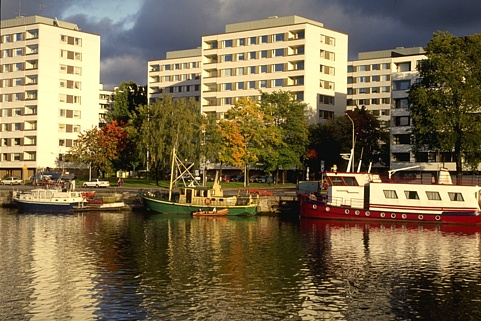
%> input picture train_images_P1/amsterdam.jpg, 481 x 321 px
$ octave TestScript_P1.m   (GNU Octave 9; MATLAB toolbox functions it lacks are replaced by stand-ins)
%> lines starting %> are read from the running program, lines starting %| are printed output that depends on the picture
### cannyEdge.m
 function E = cannyEdge(I)
%% Canny edge detector
% Author: Harshal Godhia
%  Input: A color image I = uint8(X, Y, 3), where X, Y are two dimensions of the image
%  Output: An edge map E = logical(X, Y)
%%  To DO: Write three functions findDerivatives, nonMaxSup, and edgeLink to fulfill the Canny edge detector.

%% Convert the color image to gray scale image
%  Output I = uint8(X, Y)
try
    I = rgb2gray(I);
catch
end

%% Construct 2D Gaussian filter
Gx = normpdf([-5:1:5], 0, 1);
Gy = normpdf([-5:1:5], 0, 1)';
%% Compute magnitutde and orientation of derivatives
% [4 lines of commented-out code are left out]
[J, theta, Jx, Jy] = findDerivatives(I, Gx, Gy);
visDerivatives(I, J, Jx, Jy);

%% Detect local maximum
%  M = logical(X, Y), the edge map after non-maximal suppression
M = nonMaxSup(J, theta);
figure; imagesc(M); colormap(gray);

%% Link edges
%  E = logical(X, Y), the final edge map
E = edgeLink(M, J, theta);
figure; imagesc(E); colormap(gray);
end

 function [J, theta, Jx, Jy] = findDerivatives(I, Gx, Gy)
    I = double(I);
    Gfilter = conv2(Gx, Gy, 'full');
    dx = [1 -1];
    dy = [1 -1]';
    %Ismooth = conv2(I, Gfilter, 'same');
    Gfilterx = conv2(Gfilter, dx, 'same');
    Gfiltery = conv2(Gfilter, dy, 'same');

    Jx = conv2(I, Gfilterx, 'same');
    Jy = conv2(I, Gfiltery, 'same');

    % [5 lines of commented-out code are left out]

    J = sqrt(Jx.*Jx + Jy.*Jy);
    theta = atan2(Jy, Jx);
 end

 function M = nonMaxSup(J, theta)
    [nr,nc] = size(J);
    M = false(nr,nc);
    [Ymesh1, Xmesh1] = meshgrid(1:nc, 1:nr);
    [Ymesh2, Xmesh2] = meshgrid(1:nc, 1:nr);

    Xco1 = Xmesh1 - sin(theta);
    Yco1 = Ymesh1 + cos(theta);
    interp_p1s = interp2(J', Xco1, Yco1);

    Xco2 = Xmesh2 + sin(theta);
    Yco2 = Ymesh2 - cos(theta);
    interp_p2s = interp2(J', Xco2, Yco2);

    for i = 1:nr
        for j = 1:nc
            pa = interp_p1s(i, j);
            pb = interp_p2s(i, j);
            if J(i,j) > pa && J(i,j) > pb
                M(i,j) = 1;
            end
        end
    end
 end

 function E = edgeLink(M, J, theta)
 mean_val = mean(J(:));
 J = J.*M;  %use the edgemap and magnitude to modify edge
 %fprintf('max val: %.2f\n', mean_val);
 low_th_const = 0.55*mean_val;
 high_th_const = 1.55*mean_val;
 %fprintf('lowh:%.2f\n', low_th_const);
 %fprintf('high:%.2f\n', high_th_const);
 E = false(size(J));
 low_ind = J < low_th_const;
 high_ind = J > high_th_const;
 %fprintf('no of high %i ', nnz(high_ind));
 %fprintf('no of low %i ', nnz(low_ind));
 E(low_ind) = 0;
 E(high_ind) = 1;

 J(low_ind) = 0;
 J(high_ind) = 1;
 %fprintf('inter elem %.2f\n', nnz(J > 0 & J ~= 1 ));
 %fprintf('beforelo:%.2f\n', nnz(E == 1));

 for x = 1:size(J,1)
     for y = 1:size(J,2)
         if J(x,y) == 1 %if this is a strong pixel, extend it to neighbors who are weak
             visited = zeros(size(J));
             [E, ~] = extendEdge(E, J, theta, x, y, visited);
         end
     end
 end
 %fprintf('after:%.2f\n', nnz(E == 1));
 end

 % [21 lines left out: function getDiscretePoints, not called in this run]
 %here x, y are locations of a strong pixel whose edge we extend
 % [21 lines left out: function extendEdge, not called in this run]

### visDerivatives.m
function visDerivatives(I, J, Jx, Jy)
%% Visualize magnitude and orientation of derivatives

figure; imagesc(J); colormap(gray);
figure; imagesc(Jx); colormap(gray);
figure; imagesc(Jy); colormap(gray);


%% Visualize orientation of derivatives
[cnt, val] = hist(J(:), 100);
thr = val(find(cumsum(cnt)/sum(cnt)<0.95, 1, 'last'));

[x, y] = meshgrid(1:size(I,2), 1:size(I,1));
Jx(J<thr) = 0;
Jy(J<thr) = 0;
figure; imshow(I); hold on
quiver(x, y, Jx, Jy,'AutoScale', 'off');
hold off

end

### TestScript_P1.m
%%CIS 581 Project 1 Test Script - Fall 2013
% This script passes input similar to what will be tested to the functions
% and tests that the output is in the correct format.
% This is not a test of correctness of the operations themselves

pass = true;

%% Canny Edge Test
I = imread('train_images_P1/amsterdam.jpg');
%> I is the input picture: size 321x481x3 uint8; mean R, G, B 122.2, 106.8, 75.3

E = cannyEdge(I);
%> in findDerivatives, `theta = atan2(Jy, Jx);`:
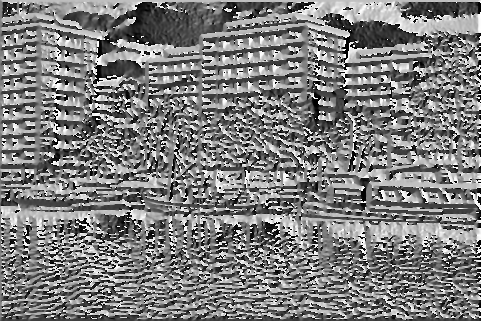
%> theta: size 321x481 double; min -3.14, max 3.14, mean -0.0425; drawn with min black and max white
%> in visDerivatives, `[cnt, val] = hist(J(:), 100);`: cnt = 100 values, max 15978 at index 1, min 0 at index 92, mean 1544; val = 100 values from 0.461 to 91.77
%> in visDerivatives, `thr = val(find(cumsum(cnt)/sum(cnt)<0.95, 1, 'last'));`: thr = 36.43
%> in cannyEdge, `visDerivatives(I, J, Jx, Jy);`:
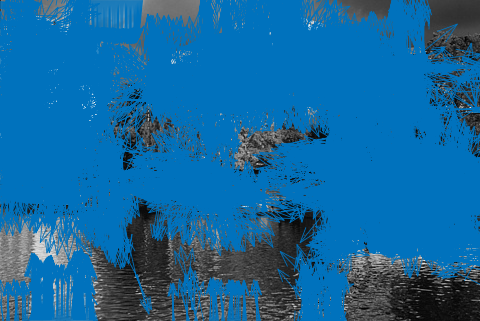
%> figure redrawn from the program's plot data
%> in nonMaxSup, `Yco1 = Ymesh1 + cos(theta);`:
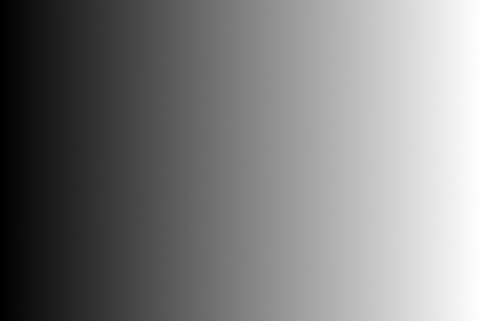
%> Yco1: size 321x481 double; min 1, max 480.4, mean 241; drawn with min black and max white
%> after the loop in nonMaxSup, `for i = 1:nr`:
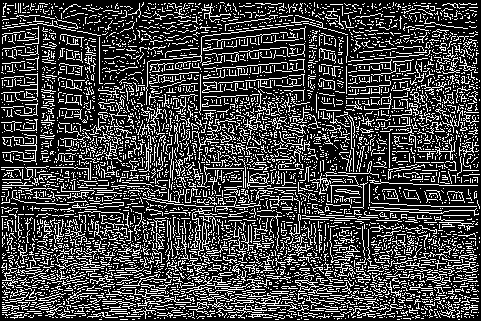
%> M: size 321x481 logical; 26.1% white in thin lines or dots
%> in edgeLink, `mean_val = mean(J(:));`: mean_val = 11.15
%> in edgeLink, `low_th_const = 0.55*mean_val;`: low_th_const = 6.13
%> in edgeLink, `high_th_const = 1.55*mean_val;`: high_th_const = 17.29
%> in edgeLink, `low_ind = J < low_th_const;`:
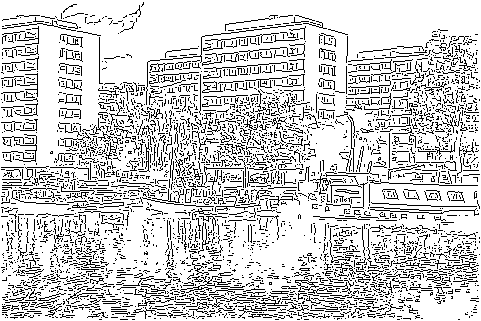
%> low_ind: size 321x481 logical; 80.8% white; black in thin lines or dots
%> in edgeLink, `high_ind = J > high_th_const;`: high_ind: size 321x481 logical; 9.3% white in thin lines or dots
%> in edgeLink, `E(low_ind) = 0;`: E: size 321x481 logical; every value is 0
%> in edgeLink, `J(low_ind) = 0;`: J: size 321x481 double; min 0, max 83.87, mean 4.2
%> in edgeLink, `J(high_ind) = 1;`:
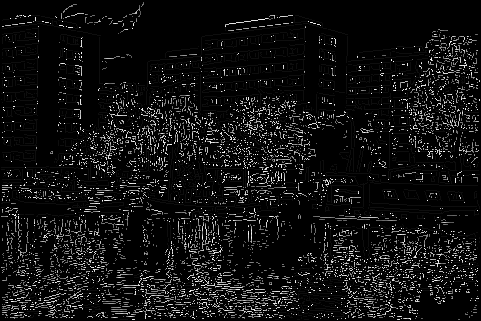
%> J: size 321x481 double; min 0, max 17.29, mean 1.2; drawn with min black and max white
%> after the loop in edgeLink, `for x = 1:size(J,1)`:
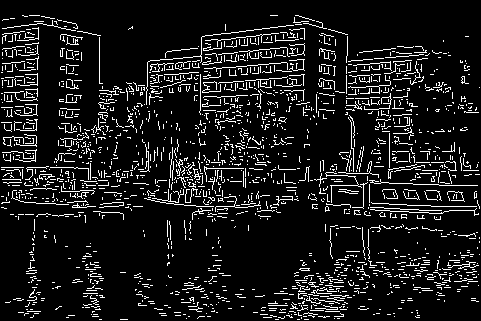
%> E: size 321x481 logical; 10.2% white in thin lines or dots
%> after the loop in edgeLink, `for x = 1:size(J,1)`: visited: size 321x481 double; every value is 0

if ndims(E) ~= 2,
    fprintf('incorrect edge map size\n');
    pass = false;
end

szI = size(I);
%> szI = [321 481 3]
szE = size(E);
%> szE = [321 481]
if(szI(1) ~= szE(1) || szI(2) ~= szE(2))
    fprintf('Edge map not the same size as the input image\n');
    pass = false;
end

if ~isa(E,'logical')
    fprintf('Edge map is not logical\n');
    pass = false;
end

figure, subplot(1,2,1), imshow(I); subplot(1,2,2), imshow(E);

if pass
    fprintf('Tests Passed\n');
end
